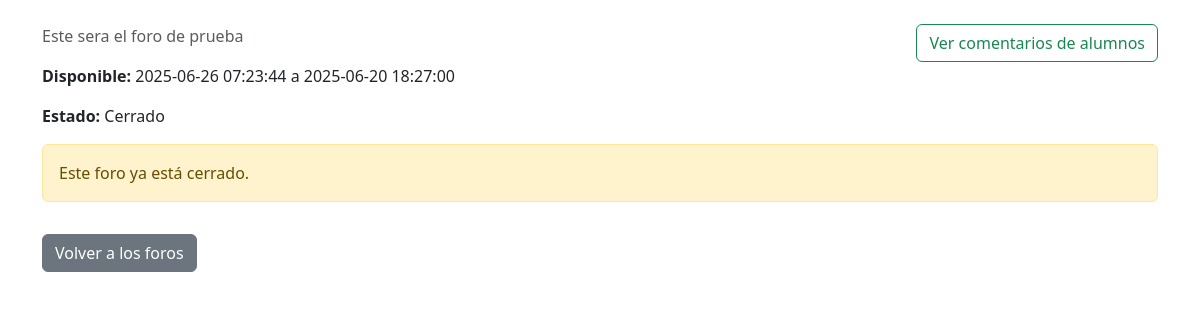
The page /ver_tema.php?idForo=1&idCurso=1 (signed in) on the database its author committed.
### tables this page shows
CREATE TABLE `foros` (
  `idForo` int(11) NOT NULL,
  `idCurso` int(11) NOT NULL,
  `idProfesor` int(11) NOT NULL,
  `titulo` varchar(255) NOT NULL,
  `descripcion` text DEFAULT NULL,
  `fechaLimite` datetime DEFAULT NULL,
  `bloquearAntes` tinyint(1) DEFAULT 0,
  `fechaCreacion` timestamp NOT NULL DEFAULT current_timestamp(),
  `fecha_inicio` datetime NOT NULL DEFAULT current_timestamp(),
  `fecha_fin` datetime NOT NULL DEFAULT current_timestamp(),
  `requiere_respuesta_previa` tinyint(1) NOT NULL DEFAULT 0
);

### ver_tema.php (the view, shortened to what this page needs)
<?php
$pdo = conexionBD();
$idCliente = $_SESSION['idCliente'];
$idForo = $_GET['idForo'] ?? null;
$stmt = $pdo->prepare("SELECT idForo, titulo, descripcion, fechaLimite AS fecha_fin, NOW() AS fecha_inicio, bloquearAntes AS requiere_respuesta_previa FROM foros WHERE idForo = ?");
$stmt->execute([$idForo]);
$foro = $stmt->fetch();
$ahora = date('Y-m-d H:i:s');
$activo = ($foro['fecha_inicio'] <= $ahora && $foro['fecha_fin'] >= $ahora);
$stmt = $pdo->prepare("SELECT * FROM respuestas_foro WHERE idForo = ? AND idCliente = ?");
$stmt->execute([$idForo, $idCliente]);
$respuestaPrevia = $stmt->fetch();
?>
<!DOCTYPE html>
<html lang="es">
<head>
    <link rel="stylesheet" href="BOOTSTRAP/css/bootstrap.min.css">
</head>
<body class="container py-4">
<?php if ($_SESSION['idCargo'] != 3): ?>
    <a href="ver_respuestas_foro.php?idForo=<?php echo $idForo; ?>" class="btn btn-outline-success float-end">Ver comentarios de alumnos</a>
<?php endif; ?>
    <p class="text-muted"><?php echo nl2br(htmlspecialchars($foro['descripcion'])); ?></p>
    <p><strong>Disponible:</strong> <?php echo $foro['fecha_inicio']; ?> a <?php echo $foro['fecha_fin']; ?></p>
    <p><strong>Estado:</strong> <?php echo $activo ? 'Abierto' : 'Cerrado'; ?></p>
    <?php if ($activo && !$respuestaPrevia): ?>
        <form method="post" class="mb-4">
            <label class="form-label">Tu comentario:</label>
            <textarea name="comentario" class="form-control" rows="3" required></textarea>
            <button type="submit" class="btn btn-primary mt-2">Publicar</button>
        </form>
    <?php elseif (!$activo): ?>
        <div class="alert alert-warning">Este foro ya está cerrado.</div>
    <?php endif; ?>
    <a href="foro.php" class="btn btn-secondary mt-3">Volver a los foros</a>
</body>
</html>

### rows shown on the page
foros: descripcion "Este sera el foro de prueba", fechaLimite "2025-06-20 18:27:00"

### other values the page prints
$foro['fecha_inicio'] "2025-06-26 07:23:44"
